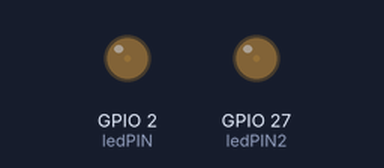
The sketch below on a simulated ESP32. Parts: output pins drawn as LEDs (lit = HIGH).

Above: at 0.05 s.
At 1.4 s:
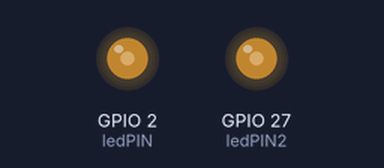
At 2.8 s:
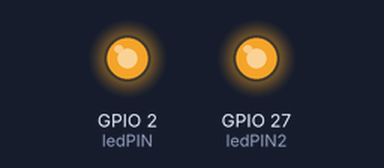
At 5.55 s:
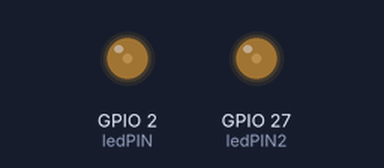
Timing chart, 0 to 8.0 s (numbered marks = the images above):
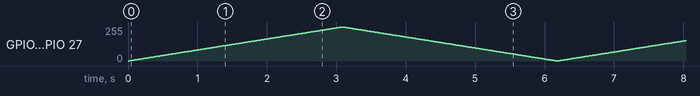

The sketch:

LED_Dim.ino
```cpp
const int ledPIN = 2;
const int ledPIN2 = 27;

int dutyCycle;
const int PWMFreq = 5000;
const int PWMChannel = 0;
const int PWMChannel2 = 2;
const int PWMResolution = 10;
const int MAX_DUTY_CYCLE = (int)(pow(2, PWMResolution));

void setup() {
  ledcSetup(PWMChannel, PWMFreq, PWMResolution);
  ledcSetup(PWMChannel2, PWMFreq, PWMResolution);
  ledcAttachPin(ledPIN, PWMChannel);
  ledcAttachPin(ledPIN2, PWMChannel2);
}

void loop() {
  for(dutyCycle = 0; dutyCycle <= MAX_DUTY_CYCLE; dutyCycle++){
    ledcWrite(PWMChannel, dutyCycle);
    ledcWrite(PWMChannel2, dutyCycle);
    delay(3);
  }
  for(dutyCycle = MAX_DUTY_CYCLE; dutyCycle >= 0; dutyCycle--){
    ledcWrite(PWMChannel, dutyCycle);
    ledcWrite(PWMChannel2, dutyCycle);
    delay(3);
  }
}
```
